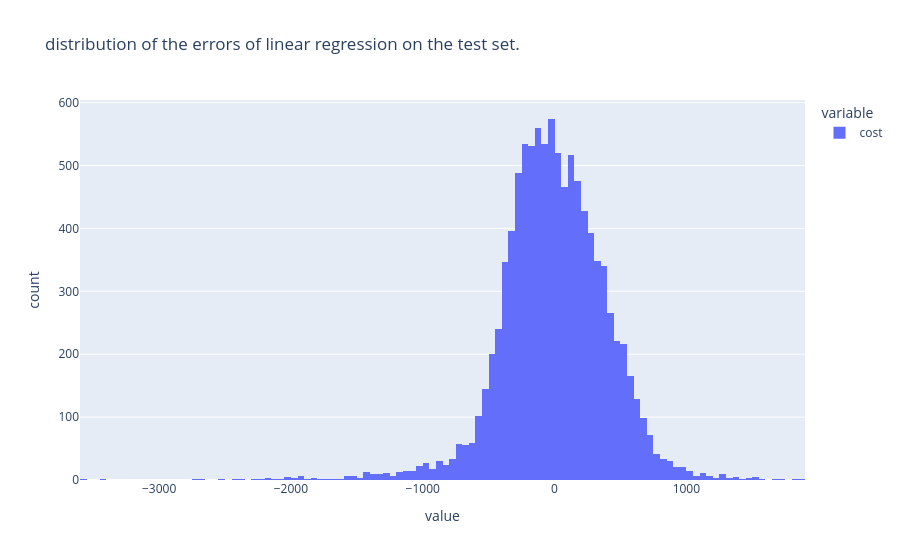

Notebook source saved alongside this figure:
### Code cell
px.histogram(error, title="distribution of the errors of linear regression on the test set.")

### Figure 1 — Plotly figure (JSON) as saved in the notebook; plotly's stock layout.template omitted (floating-point values rounded to 4 significant figures; data arrays with more than 128 entries replaced by an {"elided": "..."} marker saying what was removed)
{"data": [{"bingroup": "x", "hovertemplate": "variable=cost<br>value=%{x}<br>count=%{y}<extra></extra>", "legendgroup": "cost", "marker": {"color": "#636efa", "pattern": {"shape": ""}}, "name": "cost", "orientation": "v", "showlegend": true, "type": "histogram", "x": {"elided": "10000 float values"}, "xaxis": "x", "yaxis": "y"}], "layout": {"barmode": "relative", "legend": {"title": {"text": "variable"}, "tracegroupgap": 0}, "title": {"text": "distribution of the errors of linear regression on the test set."}, "xaxis": {"anchor": "y", "domain": [0.0, 1.0], "title": {"text": "value"}}, "yaxis": {"anchor": "x", "domain": [0.0, 1.0], "title": {"text": "count"}}}}
